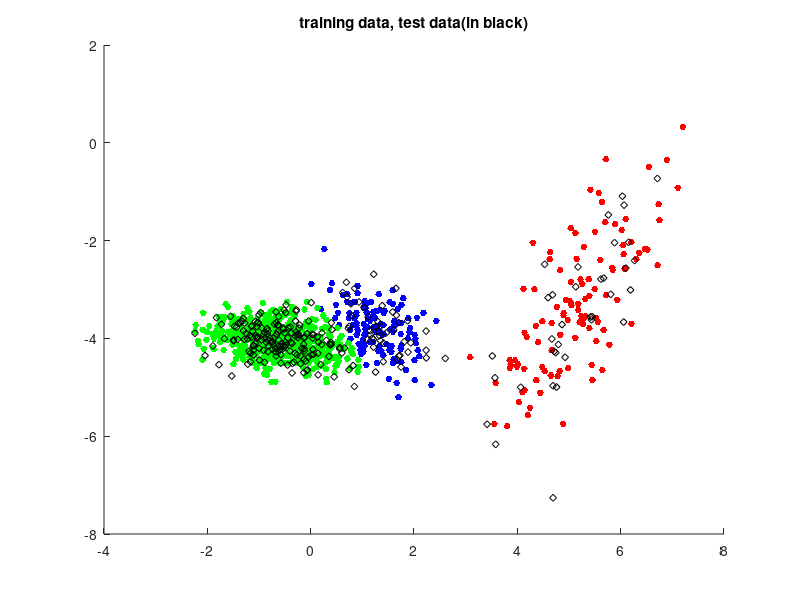

The MATLAB source for this figure: (Note: this script raises an error after producing the figure.)

clear all;
rand('state', 999); %#ok<RAND>
randn('state', 999); %#ok<RAND>

foldCount=5;  %number of folds
totalComponents=10; %number of mixture components
load data;
ratio=0.75;
train_Index = randperm(size(X,2),ceil(ratio*size(X,2))); %training data index
test_indices= setdiff(1:size(X,2),train_Index); %test data index
Xtrain=X(:,train_Index); %training data
Xtrain_labels=label(train_Index); %training data labels
Xtest=X(:,test_indices); %test data
Xtest_labels=label(test_indices); %test data labels

%plot training and test data
color = 'brgmcyk';
m = length(color);
c = max(Xtrain_labels);
figure(1);
clf;
hold on;
for i = 1:c
    idc = label==i;
    plot(Xtrain(1,Xtrain_labels==i),Xtrain(2,Xtrain_labels==i),['.' color(i)],'MarkerSize',15);
end
plot(Xtest(1,:),Xtest(2,:),'kd','MarkerSize',5);
title('training data, test data(in black)');

loglik=zeros(totalComponents,foldCount);

Nlearning=size(Xtrain,2);
order = randperm(Nlearning);
for H=1:totalComponents; % number of mixture components 
    for fold=1:foldCount %K-fold cross validation (K=5)

        training_indices = order([1:ceil((fold - 1) * Nlearning / foldCount),...
            ceil(fold * Nlearning / foldCount) + 1:Nlearning]) % cv training index
        val_indices = setdiff(1:Nlearning,training_indices); % cv validation index

        X_train=Xtrain(:,training_indices);  % cv training data
        Xval=Xtrain(:,val_indices); % cv validation data
        %train model
        opts.plotlik=0;
        opts.plotsolution=0;
        opts.maxit=100;
        opts.minDeterminant=0.0001;
        [P1,m1,S1,loglik1,phgn1]=GMMem(X_train,H,opts); % fit model
        
        %Predict using the cv trained model
        logl1 = GMMloglik(Xval,P1,m1,S1);
        loglik(H,fold) = sum(logl1);
    end
end
% plot the accuracy curve
figure(2);
plot(mean(loglik,2),'bo-');
xlabel('Number of Mixture Components');ylabel('Test Likelihood')
title('Model Selection (Cross Validation)');
[v,h]=max(mean(loglik,2)); %select the number of mixture components which maximizes the accuracy 

%Now train full model with selected number of mixture components
[P1,m1,S1,loglik1,phgn1]=GMMem(Xtrain,h,opts); % fit 

%Predict using the full trained model
logl1=GMMloglik(Xtest,P1,m1,S1);
fprintf('Test Data Likelihood=%f\n',sum(logl1))

% Plot the best GMM model
figure(3);
clf;
hold on;
for i = 1:c
    idc = label==i;
    plot(Xtrain(1,Xtrain_labels==i),Xtrain(2,Xtrain_labels==i),['.' color(i)],'MarkerSize',12);
end
plot(Xtest(1,:),Xtest(2,:),'kd','MarkerSize',5);
for i=1:h
    [E V]=eig(S1(:,:,i));dV=sqrt(diag(V)); 
    theta=0:0.1:2*pi;
    p(1,:)= dV(1)*cos(theta); p(2,:)= dV(2)*sin(theta);
    x = E*p+repmat(m1(:,i),1,length(theta));
    plot(x(1,:),x(2,:),'r-','linewidth',2)
end;
title('training data, test data (in black)');
